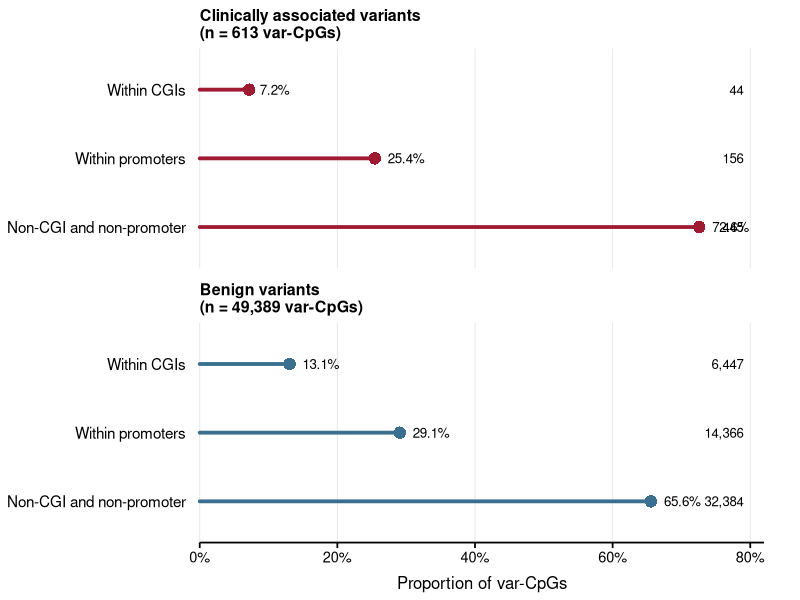

This chart was generated by the following R code:
library(tidyverse)
library(scales)
library(grid)

theme_set(theme_classic(base_size = 12))

# ============================================================
# 1. Prepare data
# ============================================================

df <- tribble(
  ~Group, ~Context, ~Count, ~Total,
  
  "Clinically associated", "Within CGIs",
  44, 613,
  
  "Clinically associated", "Within promoters",
  156, 613,
  
  "Clinically associated", "Non-CGI and non-promoter",
  445, 613,
  
  "Benign", "Within CGIs",
  6447, 49389,
  
  "Benign", "Within promoters",
  14366, 49389,
  
  "Benign", "Non-CGI and non-promoter",
  32384, 49389
) %>%
  mutate(
    Proportion = Count / Total,
    
    Group = factor(
      Group,
      levels = c(
        "Clinically associated",
        "Benign"
      )
    ),
    
    Context = factor(
      Context,
      levels = c(
        "Non-CGI and non-promoter",
        "Within promoters",
        "Within CGIs"
      )
    ),
    
    count_label = comma(Count),
    
    percentage_label = percent(
      Proportion,
      accuracy = 0.1
    )
  )

# Check calculated values
print(
  df %>%
    select(
      Group,
      Context,
      Count,
      Total,
      Proportion
    )
)

# ============================================================
# 2. Facet labels including total numbers
# ============================================================

group_labels <- c(
  "Clinically associated" =
    "Clinically associated variants\n(n = 613 var-CpGs)",
  
  "Benign" =
    "Benign variants\n(n = 49,389 var-CpGs)"
)

# ============================================================
# 3. Colours
# ============================================================

group_colours <- c(
  "Clinically associated" = "#9E1B32",
  "Benign" = "#3B6F8F"
)

# ============================================================
# 4. lollipop plot
# ============================================================

p <- ggplot(
  df,
  aes(
    x = Proportion,
    y = Context,
    colour = Group
  )
) +
  
  # Line from zero to each observed proportion
  geom_segment(
    aes(
      x = 0,
      xend = Proportion,
      y = Context,
      yend = Context
    ),
    linewidth = 1.3,
    lineend = "round",
    show.legend = FALSE
  ) +
  
  # Endpoint
  geom_point(
    size = 4.2,
    stroke = 0,
    show.legend = FALSE
  ) +
  
  # Percentage inside or immediately adjacent to point
  geom_text(
    aes(
      label = percentage_label
    ),
    hjust = -0.35,
    size = 3.4,
    colour = "black",
    show.legend = FALSE
  ) +
  
  # Original count shown in a right-side aligned column
  geom_text(
    aes(
      x = 0.79,
      label = count_label
    ),
    hjust = 1,
    size = 3.35,
    colour = "black",
    show.legend = FALSE
  ) +
  
  facet_wrap(
    ~Group,
    nrow = 2,
    labeller = as_labeller(group_labels)
  ) +
  
  scale_colour_manual(
    values = group_colours
  ) +
  
  scale_x_continuous(
    limits = c(0, 0.82),
    breaks = seq(
      0,
      0.8,
      by = 0.2
    ),
    labels = percent_format(
      accuracy = 1
    ),
    expand = expansion(
      mult = c(0, 0)
    )
  ) +
  
  labs(
    x = "Proportion of var-CpGs",
    y = NULL
  ) +
  
  coord_cartesian(
    clip = "off"
  ) +
  
  theme_classic(
    base_size = 12
  ) +
  
  theme(
    # ------------------------
    # Axis
    # ------------------------
    axis.text.x = element_text(
      size = 10.5,
      colour = "black"
    ),
    
    axis.text.y = element_text(
      size = 11,
      colour = "black",
      margin = margin(r = 6)
    ),
    
    axis.title.x = element_text(
      size = 12,
      colour = "black",
      margin = margin(t = 7)
    ),
    
    axis.line.x = element_line(
      linewidth = 0.6,
      colour = "black"
    ),
    
    axis.line.y = element_blank(),
    
    axis.ticks.x = element_line(
      linewidth = 0.6,
      colour = "black"
    ),
    
    axis.ticks.y = element_blank(),
    
    axis.ticks.length = unit(
      0.14,
      "cm"
    ),
    
    # ------------------------
    # Facet labels
    # ------------------------
    strip.background = element_blank(),
    
    strip.text = element_text(
      size = 11.5,
      face = "bold",
      colour = "black",
      hjust = 0,
      margin = margin(
        b = 6
      )
    ),
    
    # ------------------------
    # Panels
    # ------------------------
    panel.grid.major.x = element_line(
      linewidth = 0.3,
      colour = "grey90"
    ),
    
    panel.grid.major.y = element_blank(),
    
    panel.grid.minor = element_blank(),
    
    panel.spacing.y = unit(
      0.65,
      "lines"
    ),
    
    # ------------------------
    # Remove legend
    # ------------------------
    legend.position = "none",
    
    # ------------------------
    # Plot margin
    # ------------------------
    plot.margin = margin(
      t = 5,
      r = 26,
      b = 5,
      l = 5
    )
  )


# ============================================================
# 5. Save
# ============================================================

ggsave(
  filename =
    "clinical_benign_varCpG_genomic_context.pdf",
  plot = p,
  width = 5,
  height = 3.2
)
